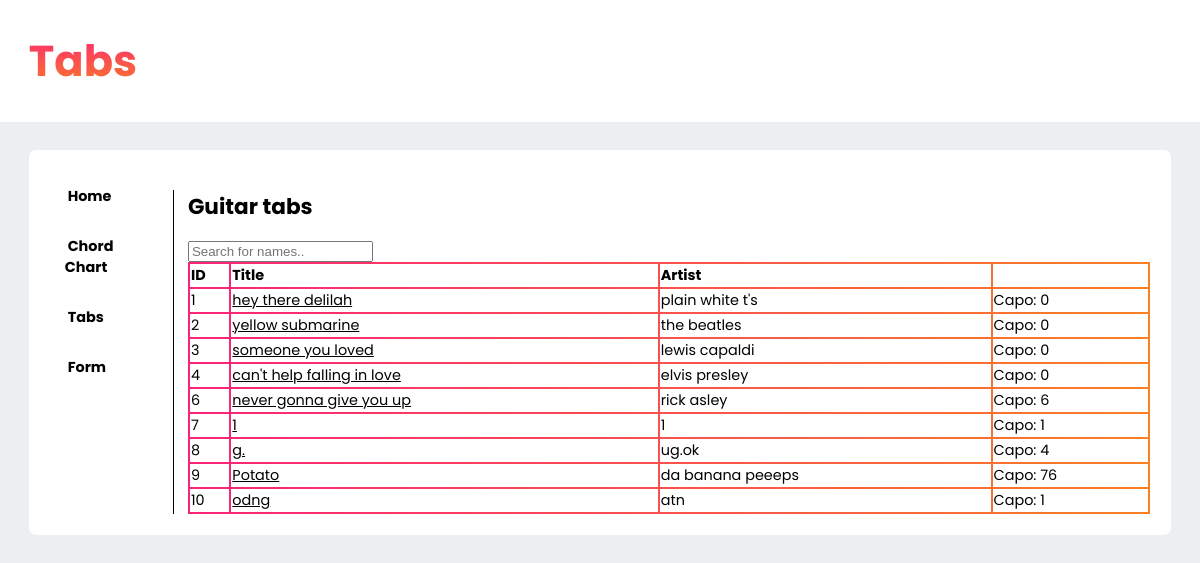
Page /tabs on the committed database.
### tables this page shows
CREATE TABLE "tabs" (
	`ID`	INTEGER,
	`Title`	TEXT,
	`Artist`	TEXT,
	`Song`	TEXT,
	`Capo`	INTEGER,
	PRIMARY KEY(`ID`)
);

### app.py (the view)
@app.route("/tabs")
def tabs():
  conn = sqlite3.connect("db/Guitar.db")
  cursor = conn.cursor()
  results = cursor.execute("SELECT * from tabs")
  tabs = [dict(id=row[0], title=row[1], artist=row[2], song=row[3], capo=row[4]) for row in results]
  return render_template('tabs.html',
                          title="Tabs", tabs=tabs)
  cur.execute("SELECT * FROM tabs WHERE title=?", (Variable,))

### templates/tabs.html (shortened to what this page needs)
{% extends "index.html" %}
{% block content %}
	<section>
	<article>
		<h2>Guitar tabs</h2>
		<input type="text" id="Variable" onkeyup="myFunction()" placeholder="Search for names..">
		<table id="chords">
        <tr>
          <th>ID</th>
          <th>Title</th>
		  <th>Artist</th>
		  <th> </th>
        </tr>
	{% for item in tabs %}
        <tr>
          <td>{{ item.id }}</td>
          <td><a href="/student_edit/{{ item.id }}">{{ item.title }}</a></td>
		  <td>{{ item.artist }}</td>
		  <td>Capo: {{ item.capo }}</td>
        </tr>
	{% endfor %}
      </table>
	</section>
{% endblock %}

### templates/index.html (shortened to what this page needs)
<!doctype html>
<html lang=”en” dir=”ltr”>
  <head>
    <link rel=stylesheet type=text/css href="{{ url_for('static', filename='css/learn.css') }}">
  </head>
  <body>
    <header>
      <h1>{{ title }}</h1>
    </header>
    <main>
	 <nav>
        <ul>
          <li><h4><a href="/">Home</a></h4></li>
          <li><h4><a href="/chords">Chord Chart</a></h4></li>
		  <li><h4><a href="/tabs">Tabs</a></h4></li>
		  <li><h4><a href="/form">Form</a></h4></li>
        </ul>
     </nav>
      {% block content %}{% endblock %}
    </main>
  </body>
</html>

### static/css/learn.css (style rules this page uses)
body { margin: 0; padding: 1; background-color:#EDEEF0; font-size: 0.9em; background-image:; }
a:link { color:#000; }
header { margin: 0em; padding: 0.5em; background-color: #ffffff; box-shadow: 0 1px 1em #; }
header h1 { margin: 0.5em 0.5em 0.5em 0.5em; padding: 0; font-size: 3em; background: -webkit-linear-gradient(#fa2379, #fa8023); -webkit-background-clip: text; -webkit-text-fill-color: transparent; }
nav { margin: 1; padding: 0; }
nav ul { margin: 0; padding: 0; color:#000 }
nav ul li { margin: 0; padding: 1em; list-style: none; }
nav ul li a { padding: 0.2em; text-decoration: none; border-radius: 0.5em; }
nav ul li a:link { color: #000; }
main { display: grid; grid-template-columns: 1fr 8fr; margin: 2em 2em 2em 2em; padding: 1.5em; background-color: #ffffff; border-radius: 0.5em; box-shadow: }
article { border-width:0 0 0 1.5px; border-color:black; border-style:solid; padding:0 0 0 1em }
h4 { margin: 0; padding: 0 0 0 0; }
h1 { margin: 0; padding: 0 0 1em 0; }
table { width: 100%; }
th { text-align: left; }
tr:nth-child(odd) { background:white; }
tr:nth-child(even) { background:white; }
table { background: linear-gradient(to right, #fa2379 0%, #fa8023 100%); }

### templates/index.html (style rules this page uses)
body { font-family: 'Poppins', sans-serif; }

### rows in the picture
tabs: id "1", title "hey there delilah", artist "plain white t's", capo "0"
tabs: id "2", title "yellow submarine", artist "the beatles", capo "0"
tabs: id "3", title "someone you loved", artist "lewis capaldi", capo "0"
tabs: id "4", title "can't help falling in love", artist "elvis presley", capo "0"
tabs: id "6", title "never gonna give you up", artist "rick asley", capo "6"
tabs: id "7", title "1", artist "1", capo "1"
tabs: id "8", title "g.", artist "ug.ok", capo "4"
tabs: id "9", title "Potato", artist "da banana peeeps", capo "76"
tabs: id "10", title "odng", artist "atn", capo "1"

### other values in the picture
{{ title }} "Tabs"
